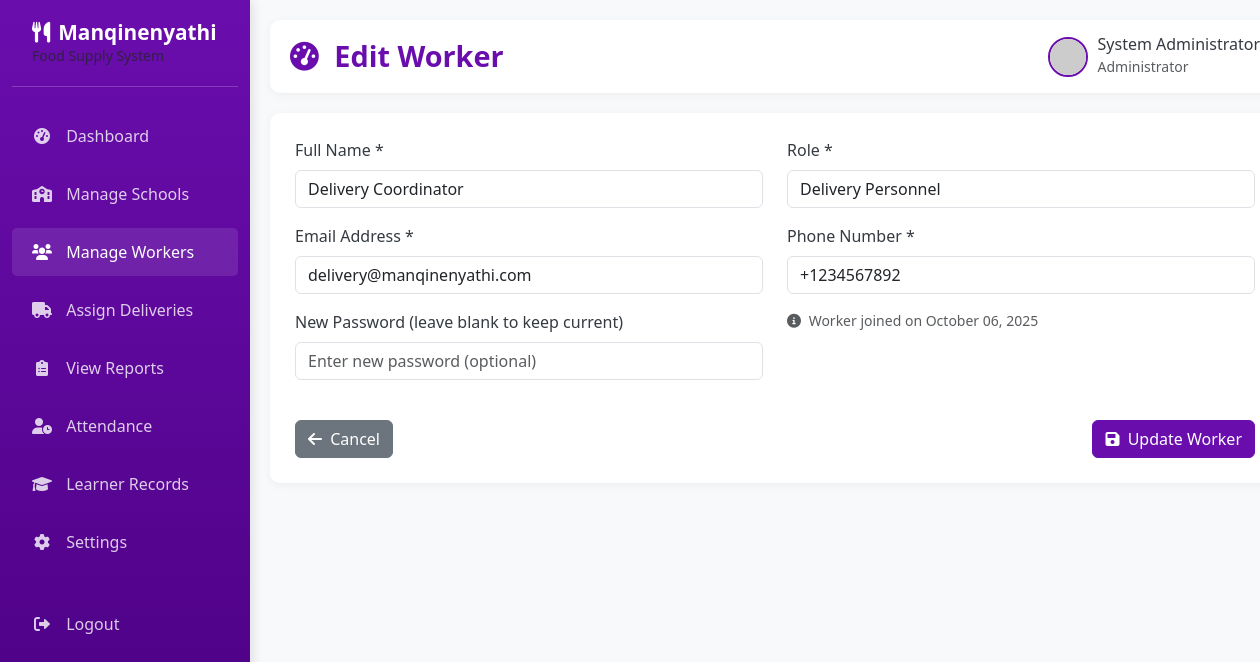
The page /admin/workers/edit/3 (signed in) on the database its author committed.
### app.py (models this page shows, shortened)
class User(db.Model):
    __tablename__ = 'users'
    user_id = db.Column(db.Integer, primary_key=True)
    full_name = db.Column(db.String(100), nullable=False)
    email = db.Column(db.String(100), unique=True, nullable=False)
    password = db.Column(db.String(255), nullable=False)
    role = db.Column(db.Enum('admin', 'cooker', 'delivery'), nullable=False)
    phone = db.Column(db.String(20))
    created_at = db.Column(db.DateTime, default=datetime.utcnow)
    deliveries = db.relationship('Delivery', backref='delivery_guy', foreign_keys='Delivery.delivery_guy_id')
    attendance = db.relationship('Attendance', backref='cooker', foreign_keys='Attendance.cooker_id')
    learners = db.relationship('Learner', backref='cooker', foreign_keys='Learner.cooker_id')

### app.py (the view, shortened to what this page needs)
@app.route('/admin/workers/edit/<int:worker_id>', methods=['GET', 'POST'])
def edit_worker(worker_id):
    if session.get('role') != 'admin':
        return redirect(url_for('home'))
    worker = User.query.get_or_404(worker_id)
    if worker.role == 'admin':
        flash('Cannot edit admin users.', 'error')
        return redirect(url_for('manage_workers'))
    return render_template('edit_worker.html', worker=worker)

### templates/edit_worker.html (shortened to what this page needs)
{% extends "admin_base.html" %}
{% block page_title %}Edit Worker{% endblock %}
{% block content %}
<div class="content-card">
    <form method="POST">
        <div class="row">
            <div class="col-md-6">
                <div class="mb-3">
                    <label for="full_name" class="form-label">Full Name *</label>
                    <input type="text" class="form-control" id="full_name" name="full_name"
                           value="{{ worker.full_name }}" required>
                </div>
                <div class="mb-3">
                    <label for="email" class="form-label">Email Address *</label>
                    <input type="email" class="form-control" id="email" name="email"
                           value="{{ worker.email }}" required>
                </div>
                <div class="mb-3">
                    <label for="password" class="form-label">New Password (leave blank to keep current)</label>
                    <input type="password" class="form-control" id="password" name="password"
                           placeholder="Enter new password (optional)">
                </div>
            </div>
            <div class="col-md-6">
                <div class="mb-3">
                    <label for="role" class="form-label">Role *</label>
                    <select class="form-control" id="role" name="role" required>
                        <option value="delivery" {% if worker.role == 'delivery' %}selected{% endif %}>Delivery Personnel</option>
                    </select>
                </div>
                <div class="mb-3">
                    <label for="phone" class="form-label">Phone Number *</label>
                    <input type="tel" class="form-control" id="phone" name="phone"
                           value="{{ worker.phone }}" required>
                </div>
                <div class="mb-3">
                    <div class="form-text">
                        <i class="fas fa-info-circle me-1"></i>
                        Worker joined on {{ worker.created_at.strftime('%B %d, %Y') }}
                    </div>
                </div>
            </div>
        </div>
        <div class="d-flex justify-content-between mt-4">
            <a href="{{ url_for('manage_workers') }}" class="btn btn-secondary">
                <i class="fas fa-arrow-left me-1"></i> Cancel
            </a>
            <button type="submit" class="btn btn-primary">
                <i class="fas fa-save me-1"></i> Update Worker
            </button>
        </div>
    </form>
</div>
{% endblock %}

### templates/admin_base.html (style rules this page uses)
:root { --primary-purple: #6a0dad; --light-purple: #8a2be2; --dark-purple: #4b0082; --accent-purple: #9370db; --white: #ffffff; --light-gray: #f8f9fa; --medium-gray: #e9ecef; --dark-gray: #6c757d; --text-dark: #343a40; }
body { font-family: 'Segoe UI', Tahoma, Geneva, Verdana, sans-serif; background-color: var(--light-gray); color: var(--text-dark); }
.content-card { background-color: var(--white); border-radius: 10px; box-shadow: 0 2px 10px rgba(0, 0, 0, 0.05); padding: 25px; margin-bottom: 20px; }
.btn-primary { background-color: var(--primary-purple); border-color: var(--primary-purple); }

### rows shown on the page
User: full_name "Delivery Coordinator", email "delivery@manqinenyathi.com", role "Delivery Personnel", phone "+1234567892", created_at "October 06, 2025"

### other values the page prints
{{ session.get('username', 'Admin User') }} "System Administrator"
